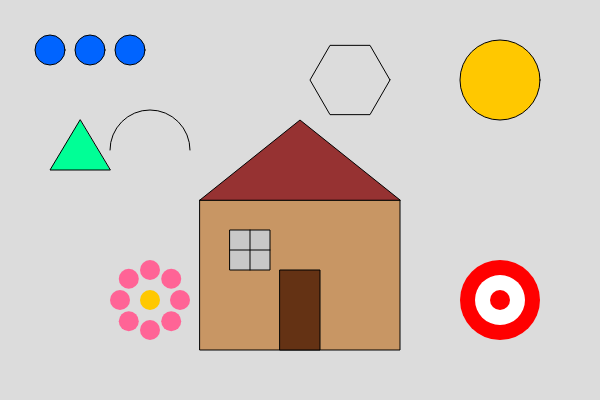
Frame 1 (no input)
Frame 60 (no input): identical to frame 1, image omitted
Frame 120 (the mouse pressed at the canvas centre since frame 60): identical to frame 1, image omitted

The p5.js sketch that drew this single still picture (run headless with seeded random() and noise() and a simulated clock; from frame 60 on, the mouse is pressed at the canvas centre):

// p5.js sketch
// ── sketch.js
function setup() {
  createCanvas(600, 400);
}

function draw() {
  background(220);
  // Base
  fill(200, 150, 100);
  rect(200, 200, 200, 150);
  // Techo
  fill(150, 50, 50);
  triangle(200, 200, 300, 120, 400, 200);
  // Puerta
  fill(100, 50, 20);
  rect(280, 270, 40, 80);
  // Sol
  fill(255, 200, 0);
  circle(500, 80, 80);

  // Circulos alineados
  fill(0, 100, 255);
  circle(50, 50, 30);
  circle(90, 50, 30);
  circle(130, 50, 30);

  // Triangulo equilatero aproximado
  fill(0, 255, 150);
  triangle(80, 120, 50, 170, 110, 170);

  // Arco semicircular
  noFill();
  stroke(0);
  arc(150, 150, 80, 80, PI, TWO_PI);

  // Objetivo
  noStroke();
  fill(255, 0, 0);
  circle(500, 300, 80);
  fill(255);
  circle(500, 300, 50);
  fill(255, 0, 0);
  circle(500, 300, 20);

  // Ventana
  stroke(0);
  fill(200);
  rect(230, 230, 40, 40);
  line(250, 230, 250, 270);
  line(230, 250, 270, 250);

  // Flor
  noStroke();
  fill(255, 100, 150);
  for (let i = 0; i < 8; i++) {
    let angulo = TWO_PI / 8 * i;
    let x = 150 + cos(angulo) * 30;
    let y = 300 + sin(angulo) * 30;
    circle(x, y, 20);
  }
  fill(255, 200, 0);
  circle(150, 300, 20);


  // Poligono
  stroke(0);
  noFill();

  let lados = 6;
  let radio = 40;
  let cx = 350;
  let cy = 80;

  beginShape();
  for (let i = 0; i < lados; i++) {
    let angulo = TWO_PI / lados * i;
    let x = cx + radio * cos(angulo);
    let y = cy + radio * sin(angulo);
    vertex(x, y);
  }
  endShape(CLOSE);
}
